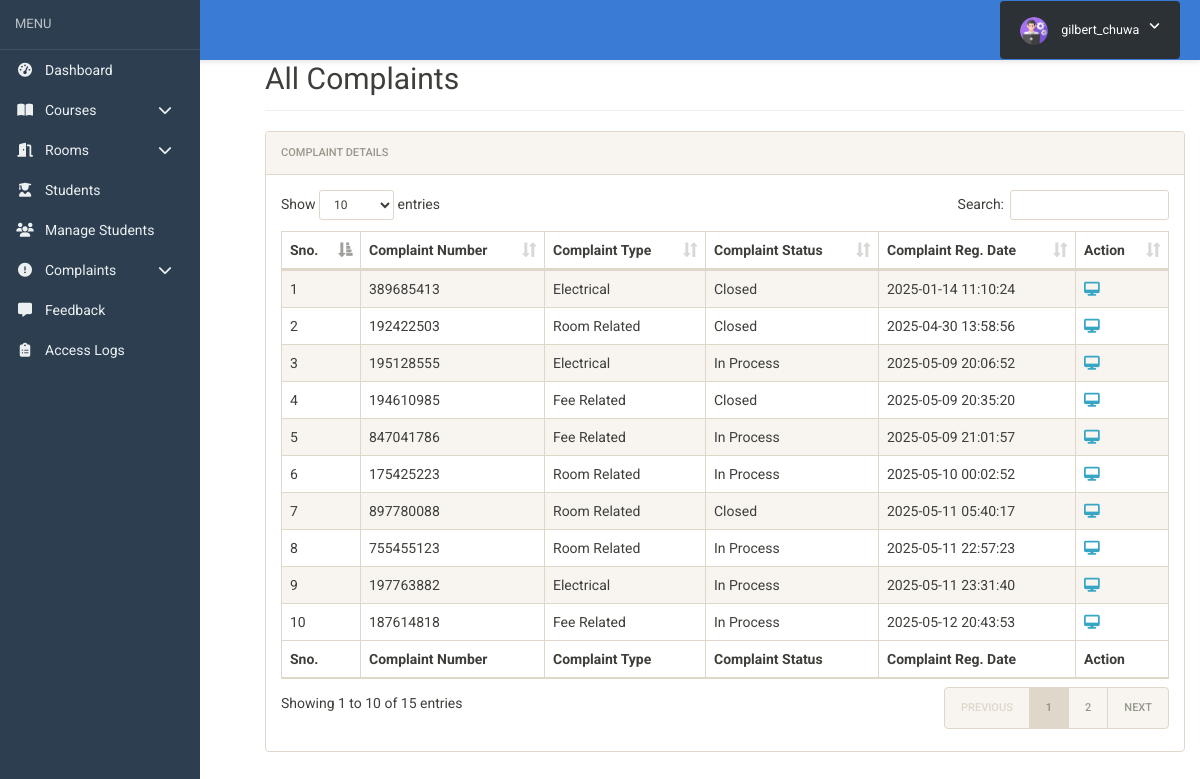
Screenshot of /hostel/admin/all-complaints.php (signed in) with the database file from the repository.
### tables this page shows
CREATE TABLE `complaints` (
  `id` int(11) NOT NULL,
  `ComplainNumber` bigint(12) DEFAULT NULL,
  `userId` int(11) DEFAULT NULL,
  `complaintType` varchar(255) DEFAULT NULL,
  `complaintDetails` mediumtext DEFAULT NULL,
  `complaintDoc` varchar(255) DEFAULT NULL,
  `complaintStatus` varchar(255) DEFAULT NULL,
  `registrationDate` timestamp NULL DEFAULT current_timestamp()
);

### hostel/admin/all-complaints.php (the view, shortened to what this page needs)
<?php
include('includes/checklogin.php');
?>
<!doctype html>
<html lang="en" class="no-js">
<head>
	<link rel="stylesheet" href="css/font-awesome.min.css">
	<link rel="stylesheet" href="css/bootstrap.min.css">
	<link rel="stylesheet" href="css/dataTables.bootstrap.min.css">
	<link rel="stylesheet" href="css/bootstrap-social.css">
	<link rel="stylesheet" href="css/bootstrap-select.css">
	<link rel="stylesheet" href="css/fileinput.min.css">
	<link rel="stylesheet" href="css/awesome-bootstrap-checkbox.css">
	<link rel="stylesheet" href="css/style.css">
</head>
<body>
	<?php include('includes/header.php');?>
	<div class="ts-main-content">
			<?php include('includes/sidebar.php');?>
		<div class="content-wrapper">
			<div class="container-fluid">
				<div class="row">
					<div class="col-md-12">
						<h2 class="page-title" style="margin-top:4%">All Complaints</h2>
						<div class="panel panel-default">
							<div class="panel-heading">Complaint Details</div>
							<div class="panel-body">
								<table id="zctb" class="display table table-striped table-bordered table-hover" cellspacing="0" width="100%">
									<thead>
										<tr>
											<th>Sno.</th>
											<th>Complaint Number</th>
											<th>Complaint Type</th>
											<th>Complaint Status</th>
											<th>Complaint Reg. Date</th>
											<th>Action</th>
										</tr>
									</thead>
									<tfoot>
										<tr>
											<th>Sno.</th>
											<th>Complaint Number</th>
											<th>Complaint Type</th>
											<th>Complaint Status</th>
											<th>Complaint Reg. Date</th>
											<th>Action</th>
										</tr>
									</tfoot>
									<tbody>
<?php
$ret="select * from complaints";
$stmt= $mysqli->prepare($ret) ;
$stmt->execute() ;
$res=$stmt->get_result();
$cnt=1;
while($row=$res->fetch_object())
	  {
	  	?>
<tr><td><?php echo $cnt;;?></td>
<td><?php echo $row->ComplainNumber;?></td>
<td><?php echo $row->complaintType;?></td>
<td><?php $cstatus=$row->complaintStatus;
if($cstatus==''):
	echo "New";
else:
echo $cstatus;
endif;
?></td>
<td><?php echo $row->registrationDate;?></td>
<td>
<a href="complaint-details.php?cid=<?php echo $row->id;?>" title="View Full Details"><i class="fa fa-desktop"></i></a>&nbsp;&nbsp;
</td>
										</tr>
									<?php
$cnt=$cnt+1;
									 } ?>
									</tbody>
								</table>
							</div>
						</div>
					</div>
				</div>
			</div>
		</div>
	</div>
</body>
</html>

### hostel/admin/includes/header.php (shortened to what this page needs)
<!DOCTYPE html>
<html lang="en">
<head>
    <link rel="stylesheet" href="https://cdnjs.cloudflare.com/ajax/libs/font-awesome/6.4.0/css/all.min.css">
</head>
<body>
    <div class="brand">
        <a href="dashboard.php" class="logo">
            <span>HostelMS</span>
        </a>
        <ul class="ts-profile-nav">
            <li class="ts-account">
                <a href="#">
                    <img src="img/software-engineer.png" class="ts-avatar" alt="">
                    <span class="username"><?php echo isset($_SESSION['username']) ? htmlspecialchars($_SESSION['username']) : 'Admin'; ?></span>
                    <i class="fa fa-angle-down"></i>
                </a>
            </li>
        </ul>
    </div>
</body>
</html>

### hostel/admin/includes/sidebar.php (shortened to what this page needs)
<nav class="sidebar">
    <ul class="sidebar-menu">
        <li class="sidebar-header">Menu</li>
        <li>
            <a href="dashboard.php" class="sidebar-link">
                <i class="fas fa-tachometer-alt"></i>
                <span>Dashboard</span>
            </a>
        </li>
        <li class="has-submenu">
            <a href="#" class="sidebar-link">
                <i class="fas fa-book-open"></i>
                <span>Courses</span>
                <i class="fas fa-chevron-down dropdown-icon"></i>
            </a>
        </li>
        <li class="has-submenu">
            <a href="#" class="sidebar-link">
                <i class="fas fa-door-open"></i>
                <span>Rooms</span>
                <i class="fas fa-chevron-down dropdown-icon"></i>
            </a>
        </li>
        <li>
            <a href="registration.php" class="sidebar-link">
                <i class="fas fa-user-graduate"></i>
                <span>Students</span>
            </a>
        </li>
        <li>
            <a href="manage-students.php" class="sidebar-link">
                <i class="fas fa-users"></i>
                <span>Manage Students</span>
            </a>
        </li>
        <li class="has-submenu">
            <a href="#" class="sidebar-link">
                <i class="fas fa-exclamation-circle"></i>
                <span>Complaints</span>
                <i class="fas fa-chevron-down dropdown-icon"></i>
            </a>
        </li>
        <li>
            <a href="feedbacks.php" class="sidebar-link">
                <i class="fas fa-comment-alt"></i>
                <span>Feedback</span>
            </a>
        </li>
        <li>
            <a href="access-log.php" class="sidebar-link">
                <i class="fas fa-clipboard-list"></i>
                <span>Access Logs</span>
            </a>
        </li>
    </ul>
</nav>

### hostel/admin/css/style.css (style rules this page uses)
html { font-size: 14px; }
@media only screen and (min-width: 480px) { html { font-size: 17px; } }
@media only screen and (min-width: 768px) { html { font-size: 14px; } }
body { font-size: 1em; }
a { color: #37a6c4; }
.panel { overflow: hidden; }
ul, li { margin: 0; padding: 0; list-style: none; }
.page-title { padding-bottom: 15px; margin-bottom: 20px; border-bottom: 1px solid #f0f0f0; }
.brand { background: #3e454c; position: relative; z-index: 3; position: fixed; width: 100%; top: 0; }
.brand .logo { box-sizing: border-box; padding: 20px; float: left; display: block; width: 200px; }
@media only screen and (min-width: 992px) { .brand .logo { width: 250px; } }
.brand .ts-profile-nav { float: right; display: none; }
.brand .ts-profile-nav li { float: left; position: relative; }
.brand .ts-profile-nav li a { display: block; padding: 20px; color: #fff; }
.brand .ts-profile-nav .ts-account .fa-angle-down { float: right; }
.brand .ts-profile-nav .ts-account > a { width: 180px; background: #2c3136; }
.brand .ts-profile-nav .ts-account .ts-avatar { border-radius: 50%; height: 28px; margin: -10px 0; margin-right: 10px; }
@media only screen and (min-width: 992px) { .brand .ts-profile-nav { display: block; } }
.ts-main-content .content-wrapper { padding-top: 15px; margin-top: 10px; }
@media only screen and (min-width: 992px) { .ts-main-content .content-wrapper { margin-left: 250px; } }

### hostel/admin/includes/header.php (style rules this page uses)
.brand { display: flex; justify-content: space-between; align-items: center; padding: 10px 20px; background: #3a7bd5; color: #fff; box-shadow: 0 2px 5px rgba(0,0,0,0.1); height: 60px; }
.logo { font-size: 1rem; font-weight: 500; color: #fff; text-decoration: none; display: flex; align-items: center; }
.ts-profile-nav { list-style: none; margin: 0; padding: 0; }
.ts-account { position: relative; }
.ts-account > a { display: flex; align-items: center; color: #fff; text-decoration: none; padding: 5px 10px; border-radius: 4px; font-size: 0.9rem; }
.ts-avatar { width: 28px; height: 28px; border-radius: 50%; margin-right: 8px; object-fit: cover; }

### hostel/admin/includes/sidebar.php (style rules this page uses)
.sidebar { width: 200px; height: 100vh; background: #2c3e50; position: fixed; top: 0; left: 0; overflow-y: auto; z-index: 100; }
.sidebar-header { padding: 15px; font-size: 13px; color: #bdc3c7; text-transform: uppercase; border-bottom: 1px solid rgba(255,255,255,0.1); }
.sidebar-menu { list-style: none; padding: 0; margin: 0; }
.sidebar-link { display: flex; align-items: center; padding: 10px 15px; color: #ecf0f1; text-decoration: none; font-size: 14px; transition: background 0.2s; }
.sidebar-link i { width: 20px; text-align: center; margin-right: 10px; font-size: 14px; }
.dropdown-icon { margin-left: auto; font-size: 12px; transition: transform 0.2s; }

### rows the page displays
complaints: ComplainNumber "389685413", complaintType "Electrical", complaintStatus "Closed", registrationDate "2025-01-14 11:10:24"
complaints: ComplainNumber "192422503", complaintType "Room Related", complaintStatus "Closed", registrationDate "2025-04-30 13:58:56"
complaints: ComplainNumber "195128555", complaintType "Electrical", complaintStatus "In Process", registrationDate "2025-05-09 20:06:52"
complaints: ComplainNumber "194610985", complaintType "Fee Related", complaintStatus "Closed", registrationDate "2025-05-09 20:35:20"
complaints: ComplainNumber "847041786", complaintType "Fee Related", complaintStatus "In Process", registrationDate "2025-05-09 21:01:57"
complaints: ComplainNumber "175425223", complaintType "Room Related", complaintStatus "In Process", registrationDate "2025-05-10 00:02:52"
complaints: ComplainNumber "897780088", complaintType "Room Related", complaintStatus "Closed", registrationDate "2025-05-11 05:40:17"
complaints: ComplainNumber "755455123", complaintType "Room Related", complaintStatus "In Process", registrationDate "2025-05-11 22:57:23"
complaints: ComplainNumber "197763882", complaintType "Electrical", complaintStatus "In Process", registrationDate "2025-05-11 23:31:40"
complaints: ComplainNumber "187614818", complaintType "Fee Related", complaintStatus "In Process", registrationDate "2025-05-12 20:43:53"

### other values shown
$_SESSION['username'] "gilbert_chuwa"
